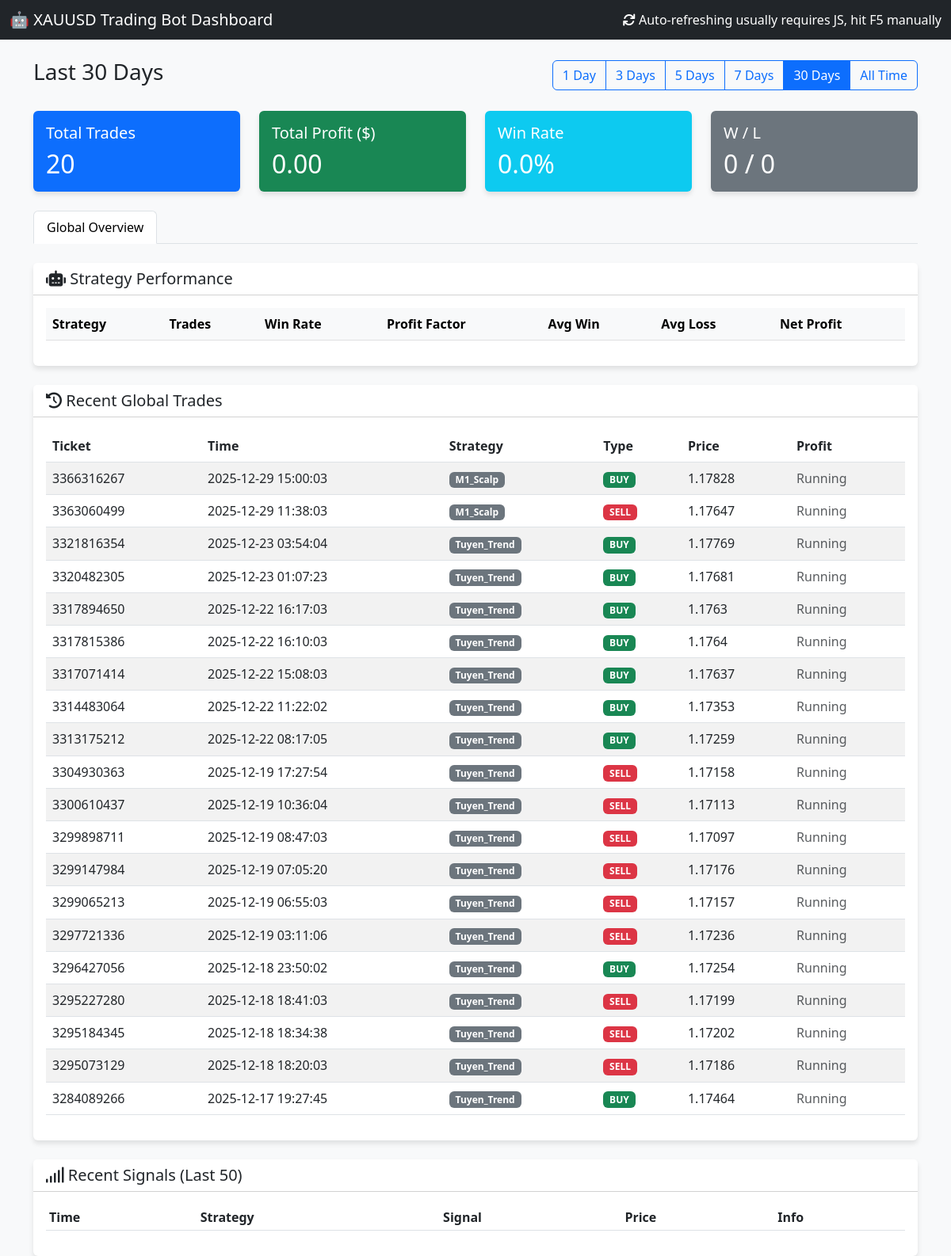
Before: / with the older database file.
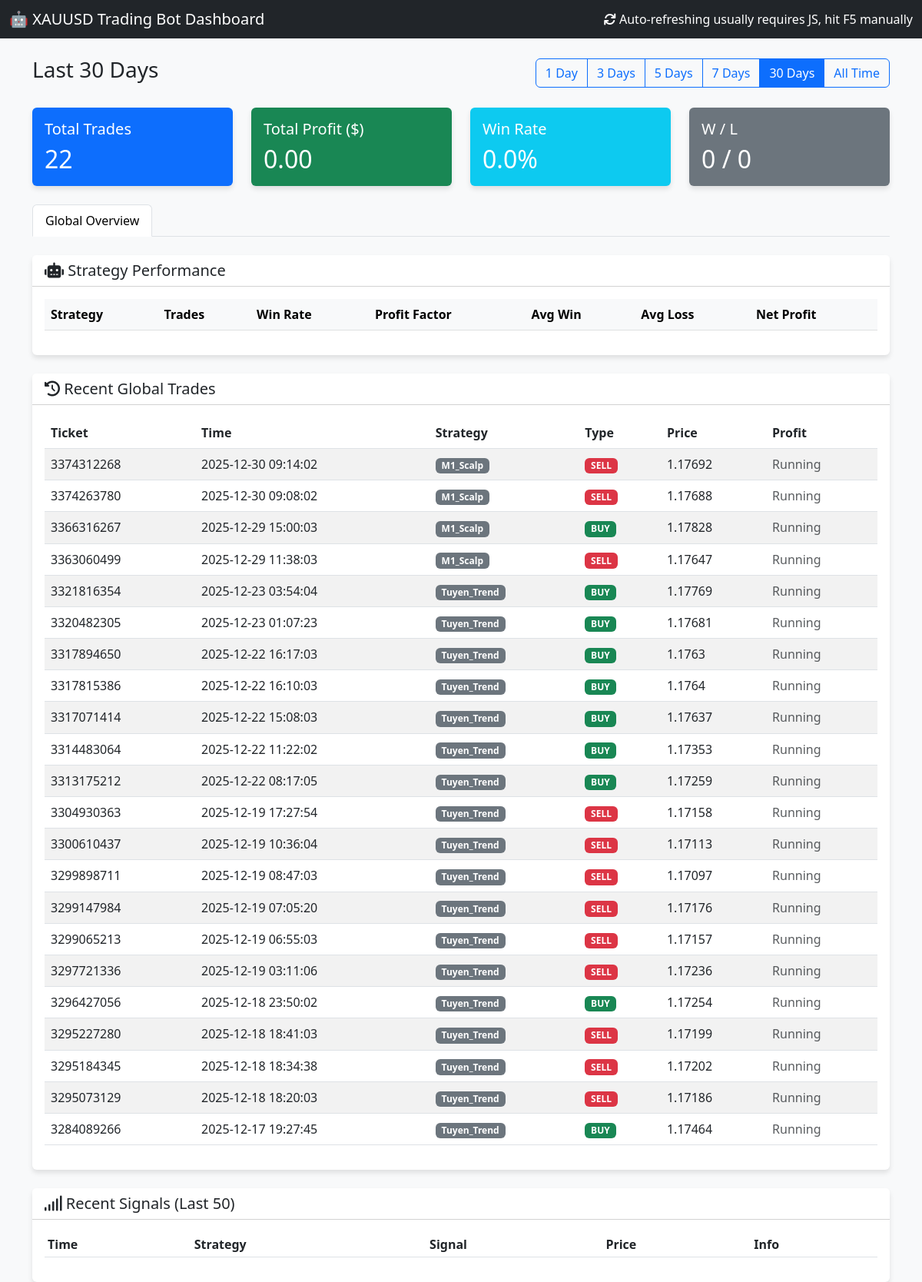
After: the same page with the newer database file.
### tables this page shows
CREATE TABLE orders (
                ticket INTEGER PRIMARY KEY,
                strategy_name TEXT,
                symbol TEXT,
                order_type TEXT,
                volume REAL,
                open_price REAL,
                sl REAL,
                tp REAL,
                open_time DATETIME,
                close_price REAL,
                profit REAL,
                comment TEXT,
                account_id INTEGER DEFAULT 0
            );

### dashboard.py (the view, shortened to what this page needs)
@app.route('/')
def index():
    cur = get_db().cursor()
    days_param = request.args.get('days', '30') # Default 30 days
    if days_param == "all":
        days = 36500 # 100 years approx
        filter_label = "All Time"
    else:
        try:
            days = int(days_param)
            filter_label = f"Last {days} Days"
        except:
            days = 30
            filter_label = "Last 30 Days"
    cutoff_date = datetime.now() - timedelta(days=days)
    cutoff_str = cutoff_date.strftime("%Y-%m-%d %H:%M:%S")
    cur.execute("SELECT * FROM orders WHERE open_time >= ? ORDER BY open_time DESC", (cutoff_str,))
    orders = cur.fetchall()
    total_trades = len(orders)
    total_profit = sum([o['profit'] for o in orders if o['profit'] is not None])
    wins = len([o for o in orders if o['profit'] is not None and o['profit'] > 0])
    losses = len([o for o in orders if o['profit'] is not None and o['profit'] < 0])
    win_rate = (wins / total_trades * 100) if total_trades > 0 else 0
    cur.execute("SELECT * FROM signals ORDER BY timestamp DESC LIMIT 50")
    signals = cur.fetchall()
    cur.execute("SELECT DISTINCT strategy_name FROM orders")
    strategies = [row['strategy_name'] for row in cur.fetchall()]
    bot_stats = []
    for strat in strategies:
        s_orders = [o for o in orders if o['strategy_name'] == strat and o['profit'] is not None]
        s_total = len(s_orders)
        if s_total == 0: continue
    desired_order = [
        "Strategy_1_Trend_HA",
        "Strategy_4_UT_Bot",
        "Strategy_2_EMA_ATR",
        "Strategy_5_Filter_First"
    ]
    bot_stats = [b for b in bot_stats if b['raw_name'] in desired_order]
    bot_stats.sort(key=lambda x: desired_order.index(x['raw_name']))
    return render_template('index.html',
                           orders=orders,
                           signals=signals,
                           total_trades=total_trades,
                           total_profit=total_profit,
                           win_rate=win_rate,
                           wins=wins,
                           losses=losses,
                           bot_stats=bot_stats,
                           current_filter=days_param,
                           filter_label=filter_label)

### dashboard.py (called while the page is built)
def get_db():
    db = getattr(g, '_database', None)
    if db is None:
        db = g._database = sqlite3.connect(DB_PATH)
        db.row_factory = sqlite3.Row
    return db

@app.teardown_appcontext
def close_connection(exception):
    db = getattr(g, '_database', None)
    if db is not None:
        db.close()

### templates/index.html (shortened to what this page needs)
<!DOCTYPE html>
<html lang="en">
<head>
    <link href="https://cdn.jsdelivr.net/npm/bootstrap@5.3.0/dist/css/bootstrap.min.css" rel="stylesheet">
    <link href="https://cdnjs.cloudflare.com/ajax/libs/font-awesome/6.0.0/css/all.min.css" rel="stylesheet">
</head>
<body>
    <nav class="navbar navbar-dark bg-dark mb-4">
        <div class="container-fluid">
            <span class="navbar-brand mb-0 h1">🤖 XAUUSD Trading Bot Dashboard</span>
            <span class="text-white"><i class="fas fa-sync"></i> Auto-refreshing usually requires JS, hit F5
                manually</span>
        </div>
    </nav>
    <div class="container mb-4">
        <div class="d-flex justify-content-between align-items-center">
            <h3>{{ filter_label }}</h3>
            <div class="btn-group" role="group">
                <a href="/?days=1" class="btn btn-outline-primary {% if current_filter == '1' %}active{% endif %}">1
                    Day</a>
                <a href="/?days=3" class="btn btn-outline-primary {% if current_filter == '3' %}active{% endif %}">3
                    Days</a>
                <a href="/?days=5" class="btn btn-outline-primary {% if current_filter == '5' %}active{% endif %}">5
                    Days</a>
                <a href="/?days=7" class="btn btn-outline-primary {% if current_filter == '7' %}active{% endif %}">7
                    Days</a>
                <a href="/?days=30" class="btn btn-outline-primary {% if current_filter == '30' %}active{% endif %}">30
                    Days</a>
                <a href="/?days=all"
                    class="btn btn-outline-primary {% if current_filter == 'all' %}active{% endif %}">All Time</a>
            </div>
        </div>
    </div>
    <div class="container">
        <div class="row mb-4">
            <div class="col-md-3">
                <div class="card bg-primary text-white">
                    <div class="card-body">
                        <h5 class="card-title">Total Trades</h5>
                        <h2 class="card-text">{{ total_trades }}</h2>
                    </div>
                </div>
            </div>
            <div class="col-md-3">
                <div class="card {% if total_profit >= 0 %}bg-success{% else %}bg-danger{% endif %} text-white">
                    <div class="card-body">
                        <h5 class="card-title">Total Profit ($)</h5>
                        <h2 class="card-text">{{ "%.2f"|format(total_profit) }}</h2>
                    </div>
                </div>
            </div>
            <div class="col-md-3">
                <div class="card bg-info text-white">
                    <div class="card-body">
                        <h5 class="card-title">Win Rate</h5>
                        <h2 class="card-text">{{ "%.1f"|format(win_rate) }}%</h2>
                    </div>
                </div>
            </div>
            <div class="col-md-3">
                <div class="card bg-secondary text-white">
                    <div class="card-body">
                        <h5 class="card-title">W / L</h5>
                        <h2 class="card-text">{{ wins }} / {{ losses }}</h2>
                    </div>
                </div>
            </div>
        </div>
        <ul class="nav nav-tabs mb-4" id="myTab" role="tablist">
            <li class="nav-item" role="presentation">
                <button class="nav-link active" id="overview-tab" data-bs-toggle="tab" data-bs-target="#overview"
                    type="button" role="tab" aria-controls="overview" aria-selected="true">Global Overview</button>
            </li>
        </ul>
        <div class="tab-content" id="myTabContent">
            <div class="tab-pane fade show active" id="overview" role="tabpanel" aria-labelledby="overview-tab">
                <div class="card mb-4">
                    <div class="card-header bg-white">
                        <h5 class="mb-0"><i class="fas fa-robot"></i> Strategy Performance</h5>
                    </div>
                    <div class="card-body">
                        <div class="table-responsive">
                            <table class="table table-hover align-middle">
                                <thead class="table-light">
                                    <tr>
                                        <th>Strategy</th>
                                        <th>Trades</th>
                                        <th>Win Rate</th>
                                        <th>Profit Factor</th>
                                        <th>Avg Win</th>
                                        <th>Avg Loss</th>
                                        <th>Net Profit</th>
                                    </tr>
                                </thead>
                            </table>
                        </div>
                    </div>
                </div>
                <div class="card mb-4">
                    <div class="card-header bg-white">
                        <h5 class="mb-0"><i class="fas fa-history"></i> Recent Global Trades</h5>
                    </div>
                    <div class="card-body">
                        <div class="table-responsive">
                            <table class="table table-hover table-striped">
                                <thead>
                                    <tr>
                                        <th>Ticket</th>
                                        <th>Time</th>
                                        <th>Strategy</th>
                                        <th>Type</th>
                                        <th>Price</th>
                                        <th>Profit</th>
                                    </tr>
                                </thead>
                                <tbody>
                                    {% for order in orders[:50] %}
                                    <tr>
                                        <td>{{ order.ticket }}</td>
                                        <td>{{ order.open_time }}</td>
                                        <td><span class="badge bg-secondary">{{ order.strategy_name }}</span></td>
                                        <td>
                                            {% if order.order_type == 'BUY' %}
                                            <span class="badge badge-buy">BUY</span>
                                            {% else %}
                                            <span class="badge badge-sell">SELL</span>
                                            {% endif %}
                                        </td>
                                        <td>{{ order.open_price }}</td>
                                        <td
                                            class=" ">
                                            {% if order.profit is not none %}
                                            {{ "%.2f"|format(order.profit) }}
                                            {% else %}
                                            <span class="text-muted">Running</span>
                                            {% endif %}
                                        </td>
                                    </tr>
                                    {% endfor %}
                                </tbody>
                            </table>
                        </div>
                    </div>
                </div>
            </div>
        </div>
        <div class="card">
            <div class="card-header bg-white">
                <h5 class="mb-0"><i class="fas fa-signal"></i> Recent Signals (Last 50)</h5>
            </div>
            <div class="card-body">
                <div class="table-responsive">
                    <table class="table table-sm">
                        <thead>
                            <tr>
                                <th>Time</th>
                                <th>Strategy</th>
                                <th>Signal</th>
                                <th>Price</th>
                                <th>Info</th>
                            </tr>
                        </thead>
                    </table>
                </div>
            </div>
        </div>
    </div>
</body>
</html>

### templates/index.html (style rules this page uses)
body { background-color: #f8f9fa; }
.card { box-shadow: 0 4px 6px rgba(0, 0, 0, 0.1); border: none; }
.badge-buy { background-color: #198754; }
.badge-sell { background-color: #dc3545; }

Changed rows visible on the page:
added orders: ticket "3374312268", open_time "2025-12-30 09:14:02", strategy_name "M1_Scalp", order_type "SELL", open_price "1.17692"
added orders: ticket "3374263780", open_time "2025-12-30 09:08:02", strategy_name "M1_Scalp", order_type "SELL", open_price "1.17688"
Other visible differences:
{{ total_trades }}: "20" → "22"
